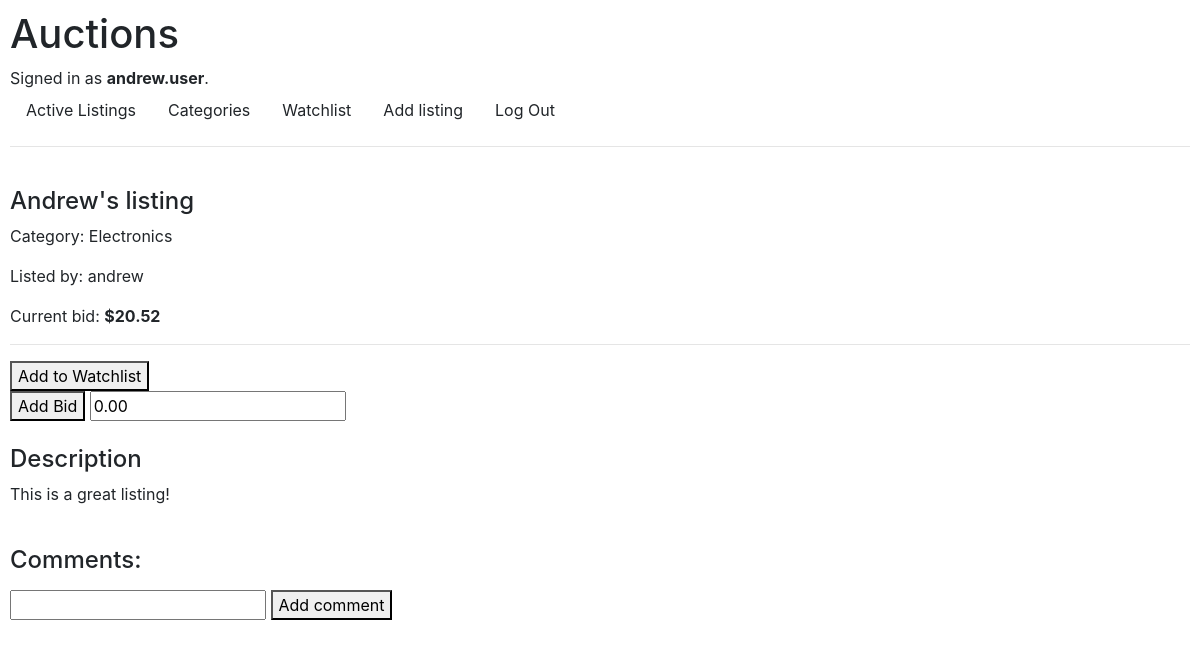
The app's page /listing/1 (signed in) with its own data.
### auctions/models.py (models this page shows, shortened)
class User(AbstractUser):
    pass

class Listing(models.Model):
    user = models.ForeignKey(User, on_delete=models.CASCADE)
    active = models.BooleanField(default=True)
    title = models.CharField(max_length=50)
    description = models.TextField()
    start_bid = models.DecimalField(max_digits=10, decimal_places=2)
    image = models.URLField(blank=True)
    category = models.ForeignKey(
        Category, on_delete=CASCADE, blank=True, related_name="listings"
    )
    winner = models.ForeignKey(
        User, on_delete=CASCADE, related_name="listings_won", blank=True, null=True
    )

class Category(models.Model):
    category = models.CharField(max_length=50)
    def __str__(self):
        return f"{self.category}"

### auctions/views.py (the view, shortened to what this page needs)
# urls.py: path("listing/<int:listing_id>", views.listing, name="listing"),
def listing(request, listing_id):
    try:
        listing = Listing.objects.get(pk=listing_id)
    except Listing.DoesNotExist:
        return redirect(reverse("index"))
    if not listing.bids.all():
        listing.current_bid = listing.start_bid
    else:
        max_bid = listing.bids.all().aggregate(Max("bid"))
        listing.current_bid = format(float(max_bid["bid__max"]), ".2f")
    if request.method == "GET":
        comments = listing.comments.all()
        error_message = None
        check_watchlist = None
        if request.user.is_authenticated:
            check_watchlist = Watchlist.objects.filter(user__exact=request.user).filter(
                listing__exact=listing
            )
            if "error_message" in request.session:
                error_message = request.session["error_message"]
                del request.session["error_message"]
        return render(
            request,
            "auctions/listing.html",
            {
                "listing": listing,
                "check_watchlist": check_watchlist,
                "error_message": error_message,
                "comments": comments,
            },
        )

### auctions/templates/auctions/listing.html (shortened to what this page needs)
{% extends "auctions/layout.html" %}
{% block body %}
<article class="listing">
    <br />
    <h4>{{ listing.title }}</h4>
    <p>Category: {{ listing.category }}</p>
    <p>Listed by: {{ listing.user }}</p>
    <p>Current bid: <strong> ${{ listing.current_bid }}</strong></p>
    <hr />
    {% if user.is_authenticated and listing.active %}
    <form action="{% url 'watchlist' %}" method="post">
        <button type="submit">{% if check_watchlist %} Remove from Watchlist {% else %} Add to Watchlist {% endif %}</button>
    </form>
    <form action="{% url 'listing' listing.id %}" method="post">
        <button type="submit">Add Bid</button>
        <input type="number" name="bid" step="0.01" value="0.00" placeholder="$0.00" />
    </form>
     {% endif %}
    <br />
    <h4>Description</h4>
    <p>{{ listing.description }}</p>
    <div>
        <h4>Comments:</h4>
    </div>
    {% if user.is_authenticated %}
    <form action="{% url 'listing' listing.id %}" method="post">
        <input type="text" name="comment" />
        <button type="submit">Add comment</button>
    </form>
    {% endif %}
</article>
{% endblock %}

### auctions/templates/auctions/layout.html (shortened to what this page needs)
{% load static %}
<!DOCTYPE html>
<html lang="en">
    <head>
        <link
            rel="stylesheet"
            href="https://stackpath.bootstrapcdn.com/bootstrap/4.4.1/css/bootstrap.min.css"
        />
        <link href="{% static 'auctions/styles.css' %}" rel="stylesheet" />
    </head>
    <body>
        <h1>Auctions</h1>
        <div>
            {% if user.is_authenticated %} Signed in as <strong>{{ user.username }}</strong>.
            {% else %} Not signed in. {% endif %}
        </div>
        <ul class="nav">
            <li class="nav-item">
                <a class="nav-link" href="{% url 'index' %}">Active Listings</a>
            </li>
            <li class="nav-item">
                <a class="nav-link" href="{% url 'categories' %}">Categories</a>
            </li>
            {% if user.is_authenticated %}
            <li class="nav-item">
                <a class="nav-link" href="{% url 'watchlist' %}">Watchlist</a>
            </li>
            <li class="nav-item">
                <a class="nav-link" href="{% url 'add_listing' %}">Add listing</a>
            </li>
            <li class="nav-item">
                <a class="nav-link" href="{% url 'logout' %}">Log Out</a>
            </li>
            {% endif %}
        </ul>
        <hr />
        {% block body %} {% endblock %}
    </body>
</html>

### auctions/static/auctions/styles.css (style rules this page uses)
body { padding: 10px; }
a { text-decoration: none; color: unset; }

### records on screen
User: username "andrew.user"
Listing: title "Andrew's listing", category "Electronics", user "andrew", current_bid "20.52", description "This is a great listing!"
